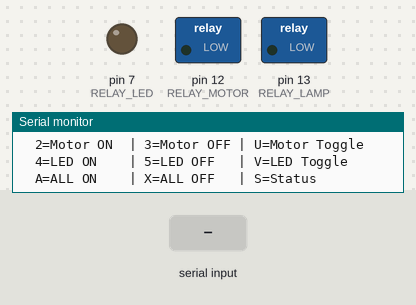
Simulated run of this sketch. Board: Arduino Uno, built with avr-gcc and run on an emulated ATmega328P. On the bench: switched loads named in the sketch (green lamp = pin HIGH), output pins drawn as LEDs (lit = HIGH), the last lines printed to the serial monitor. Inputs (shaded band) come from the test bench.

Above: at 1.3 s.
1.4 s: "1\n" received over Serial
At 2.2 s:
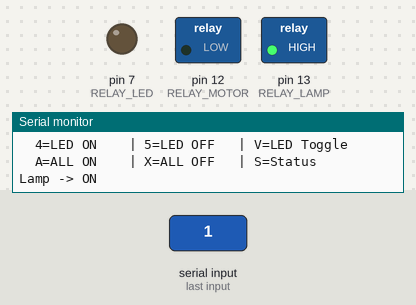
2.9 s: byte 50 ('2') received over Serial
At 3.4 s:
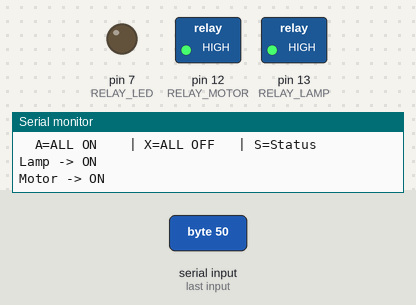
4.4 s: byte 48 ('0') received over Serial
At 5.6 s:
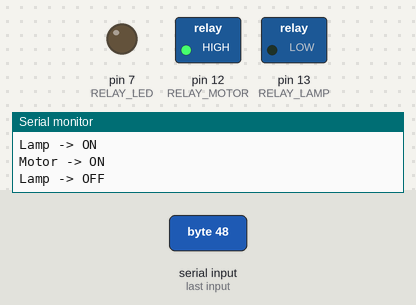
5.9 s: byte 52 ('4') received over Serial
At 6.9 s:
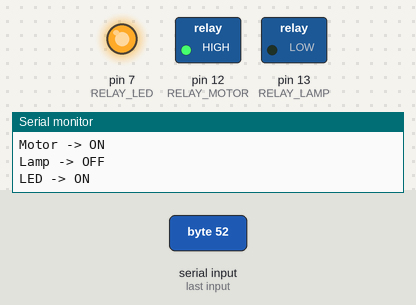
7.4 s: byte 51 ('3') received over Serial
At 8.0 s:
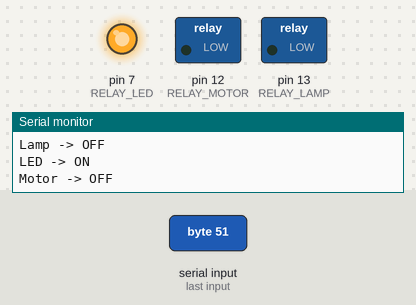
8.9 s: byte 65 ('A') received over Serial
At 9.2 s:
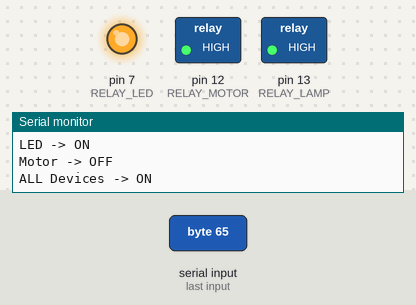
Timing chart, 0 to 11.4 s (numbered marks = the images above; inputs shaded):
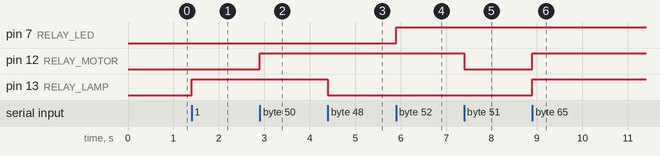

Measured:
- after the input at 1.4 s, pin 13 (RELAY_LAMP): LOW → HIGH at once
- after the input at 2.9 s, pin 12 (RELAY_MOTOR): LOW → HIGH at once
- after the input at 4.4 s, pin 13 (RELAY_LAMP): HIGH → LOW at once
- after the input at 5.9 s, pin 7 (RELAY_LED): LOW → HIGH at once
- after the input at 7.4 s, pin 12 (RELAY_MOTOR): HIGH → LOW at once
- after the input at 8.9 s, pin 12 (RELAY_MOTOR), pin 13 (RELAY_LAMP): LOW → HIGH at once

The sketch:

D3_Home_Automation.ino
```cpp
// ============================================
// Bluetooth Home Automation - Arduino UNO
// HC-05 via Serial (Pin 0=RX, 1=TX)
// Relay 1 (Lamp)  -> Pin 13
// Relay 2 (Motor) -> Pin 12
// Relay 3 (LED)   -> Pin 7
// Active HIGH relay (2N2222 NPN driver)
// ============================================

// --- Pin Definitions ---
#define RELAY_LAMP   13   // RL1 -> Lamp (L1)
#define RELAY_MOTOR  12   // RL2 -> Motor
#define RELAY_LED     7   // RL3 -> LED Yellow (D5)

// --- State Tracking ---
bool lampState  = false;
bool motorState = false;
bool ledState   = false;

void setup() {
  // Relay control pins as OUTPUT
  pinMode(RELAY_LAMP,  OUTPUT);
  pinMode(RELAY_MOTOR, OUTPUT);
  pinMode(RELAY_LED,   OUTPUT);

  // All relays OFF initially
  digitalWrite(RELAY_LAMP,  LOW);
  digitalWrite(RELAY_MOTOR, LOW);
  digitalWrite(RELAY_LED,   LOW);

  // HC-05 communicates at 9600 baud via hardware Serial
  Serial.begin(9600);

  Serial.println("Bluetooth Home Automation Ready");
  Serial.println("Commands:");
  Serial.println("  1=Lamp ON   | 0=Lamp OFF  | T=Lamp Toggle");
  Serial.println("  2=Motor ON  | 3=Motor OFF | U=Motor Toggle");
  Serial.println("  4=LED ON    | 5=LED OFF   | V=LED Toggle");
  Serial.println("  A=ALL ON    | X=ALL OFF   | S=Status");
}

void loop() {
  if (Serial.available()) {
    char cmd = Serial.read();
    handleCommand(cmd);
  }
}

// -----------------------------------------------
void handleCommand(char cmd) {
  switch (cmd) {

    // --- LAMP (RL1) ---
    case '1':
      setRelay(RELAY_LAMP, true);
      lampState = true;
      Serial.println("Lamp -> ON");
      break;

    case '0':
      setRelay(RELAY_LAMP, false);
      lampState = false;
      Serial.println("Lamp -> OFF");
      break;

    case 'T': case 't':
      lampState = !lampState;
      setRelay(RELAY_LAMP, lampState);
      Serial.print("Lamp -> ");
      Serial.println(lampState ? "ON" : "OFF");
      break;

    // --- MOTOR (RL2) ---
    case '2':
      setRelay(RELAY_MOTOR, true);
      motorState = true;
      Serial.println("Motor -> ON");
      break;

    case '3':
      setRelay(RELAY_MOTOR, false);
      motorState = false;
      Serial.println("Motor -> OFF");
      break;

    case 'U': case 'u':
      motorState = !motorState;
      setRelay(RELAY_MOTOR, motorState);
      Serial.print("Motor -> ");
      Serial.println(motorState ? "ON" : "OFF");
      break;

    // --- LED (RL3) ---
    case '4':
      setRelay(RELAY_LED, true);
      ledState = true;
      Serial.println("LED -> ON");
      break;

    case '5':
      setRelay(RELAY_LED, false);
      ledState = false;
      Serial.println("LED -> OFF");
      break;

    case 'V': case 'v':
      ledState = !ledState;
      setRelay(RELAY_LED, ledState);
      Serial.print("LED -> ");
      Serial.println(ledState ? "ON" : "OFF");
      break;

    // --- ALL ON / ALL OFF ---
    case 'A': case 'a':
      setRelay(RELAY_LAMP,  true);
      setRelay(RELAY_MOTOR, true);
      setRelay(RELAY_LED,   true);
      lampState = motorState = ledState = true;
      Serial.println("ALL Devices -> ON");
      break;

    case 'X': case 'x':
      setRelay(RELAY_LAMP,  false);
      setRelay(RELAY_MOTOR, false);
      setRelay(RELAY_LED,   false);
      lampState = motorState = ledState = false;
      Serial.println("ALL Devices -> OFF");
      break;

    // --- STATUS ---
    case 'S': case 's':
      Serial.println("--- Device Status ---");
      Serial.print("Lamp  (Pin 13): "); Serial.println(lampState  ? "ON" : "OFF");
      Serial.print("Motor (Pin 12): "); Serial.println(motorState ? "ON" : "OFF");
      Serial.print("LED   (Pin  7): "); Serial.println(ledState   ? "ON" : "OFF");
      Serial.println("---------------------");
      break;

    // --- Ignore newline/carriage return ---
    case '\n': case '\r':
      break;

    default:
      Serial.print("Unknown command: ");
      Serial.println(cmd);
      break;
  }
}

// -----------------------------------------------
// setRelay: HIGH = transistor ON = relay energized
// -----------------------------------------------
void setRelay(int pin, bool state) {
  digitalWrite(pin, state ? HIGH : LOW);
}
```
